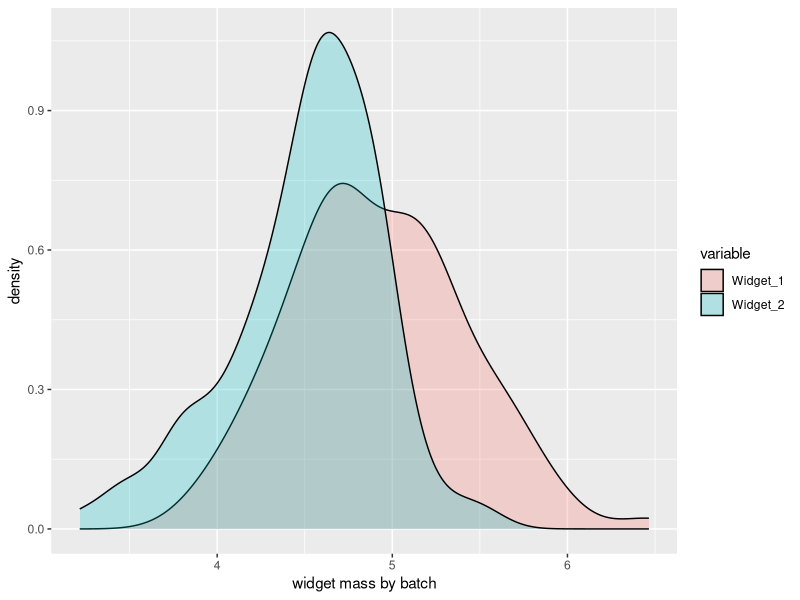
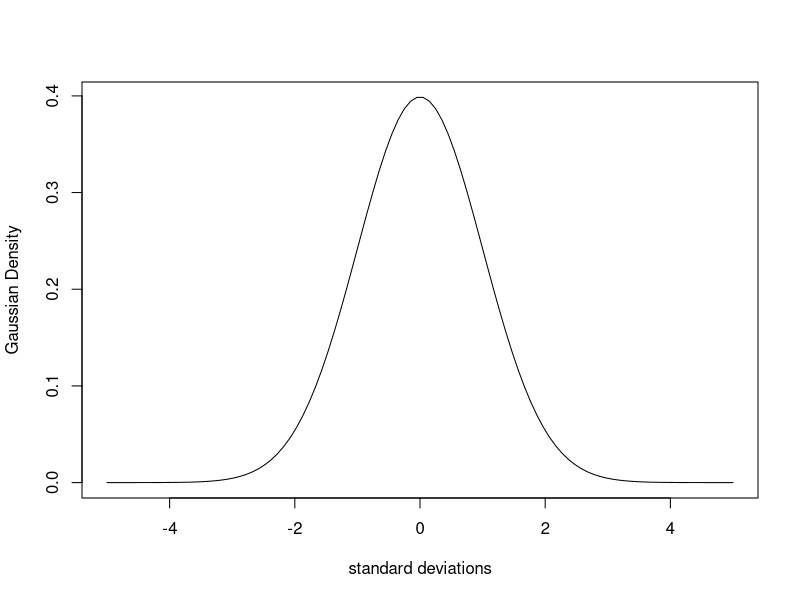
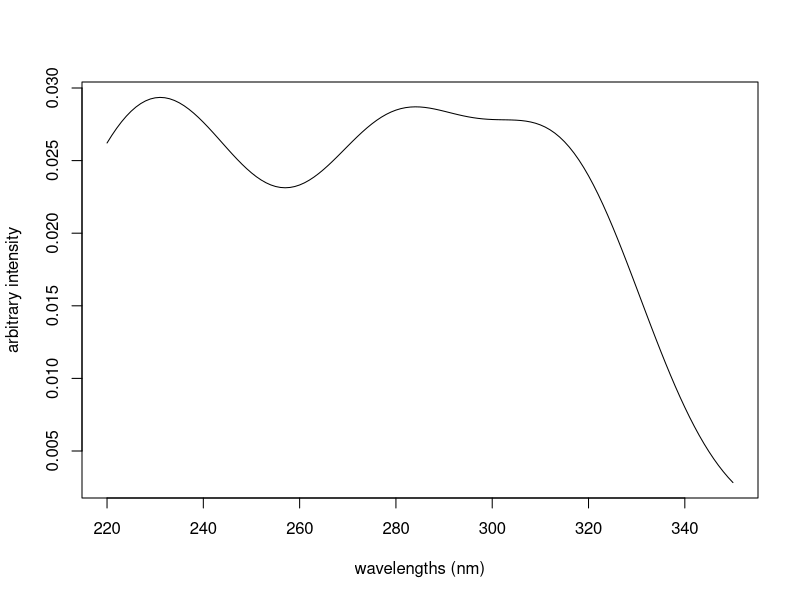
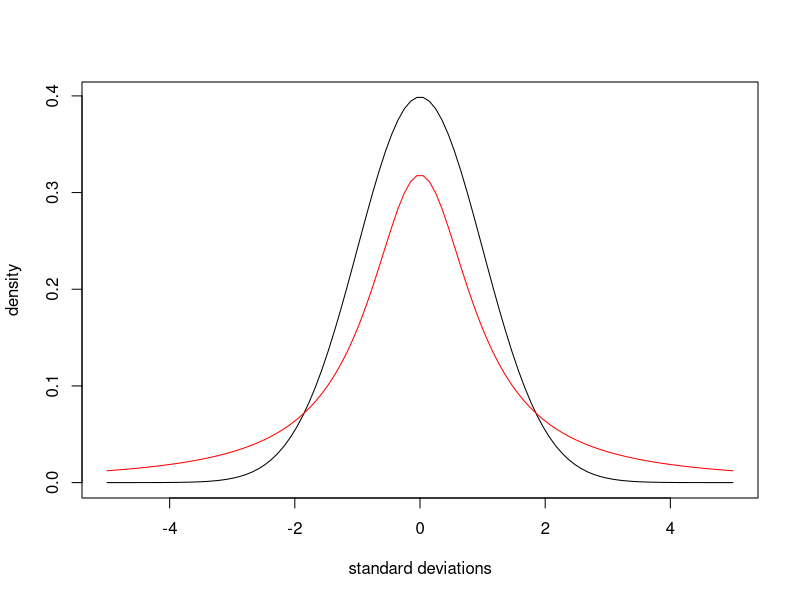
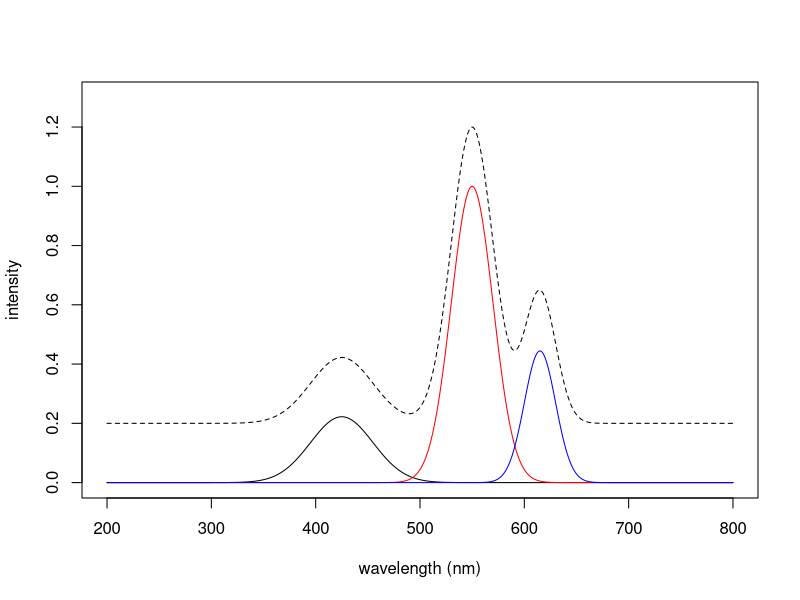
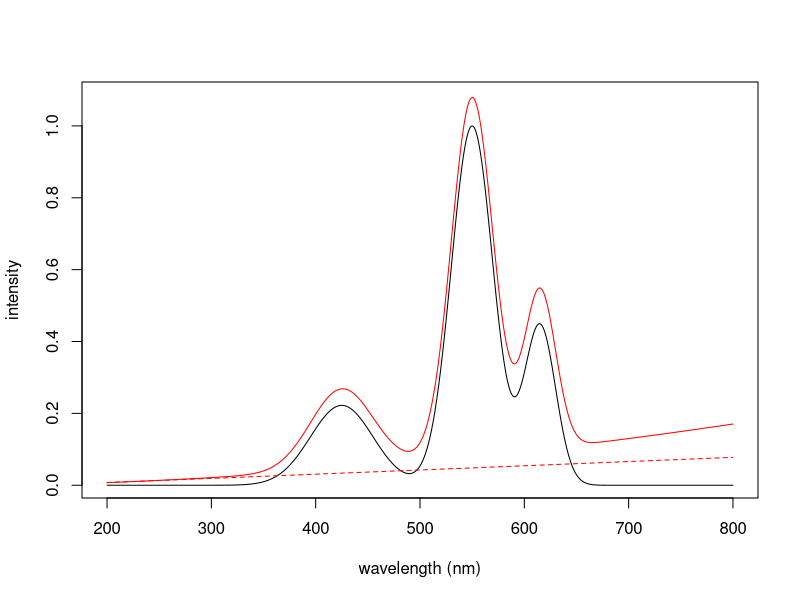
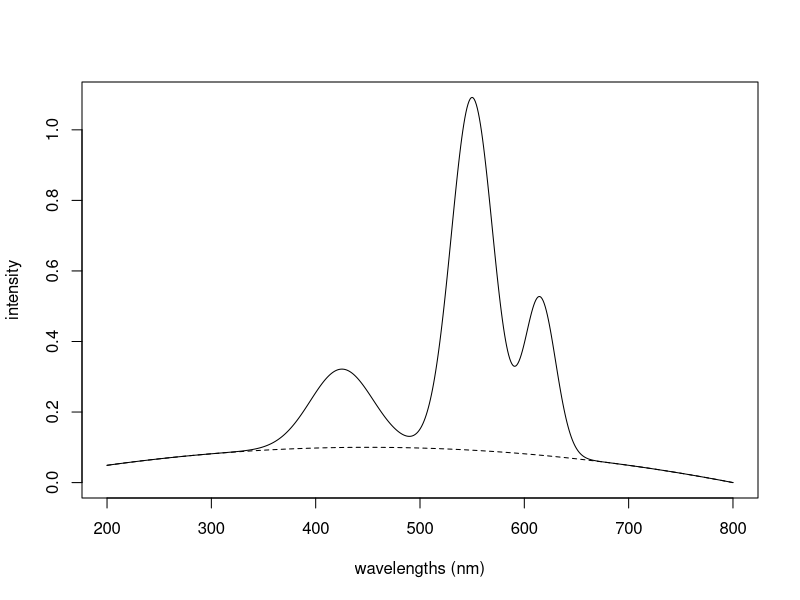

The R script that drew these images, in order:
## ---- chunk 1
rm(list = ls())
library("knitr")
library("ggplot2")
library("reshape2")
opts_knit$set(echo = TRUE)
## ---- chunk 2
rnorm(3)
## ---- chunk 3
widget_1_masses <- rnorm(100, 5.0, 0.5) # mean mass 5.0
widget_2_masses <- rnorm(100, 4.5, 0.5) # mean mass 4.5
## ---- chunk 4
DF <- data.frame(Widget_1 = widget_1_masses, Widget_2 = widget_2_masses)
DF2 <- melt(DF)
p <- ggplot(data = DF2, aes(x = value, fill = variable))
p <- p + geom_density(alpha = 0.25) + labs(x = "widget mass by batch")
plot(p)
## ---- chunk 5
std_deviations <- seq(-5, 5, length.out = 100)
Gaussian_1 <- dnorm(std_deviations)
plot(std_deviations, Gaussian_1, type = "l",
  xlab = "standard deviations", ylab = "Gaussian Density")
## ---- chunk 6
wavelengths <- seq(220, 350, by = 1.0)
Peak1 <- dnorm(wavelengths, 230, 22)
Peak2 <- dnorm(wavelengths, 280, 17)
Peak3 <- dnorm(wavelengths, 315, 17)
Peaks123 <- colSums(rbind(1.6 * Peak1, Peak2, Peak3))
plot(wavelengths, Peaks123, type = "l",
  xlab = "wavelengths (nm)", ylab = "arbitrary intensity")
## ---- chunk 7
Gaussian_1 <- dnorm(std_deviations)
Cauchy_1 <- dcauchy(std_deviations)
plot(std_deviations, Gaussian_1, type = "l",
  xlab = "standard deviations", ylab = "density")
lines(std_deviations, Cauchy_1, col = "red")
## ---- chunk 8
wavelengths <- 200:800
Spec1 <- dnorm(wavelengths, 425, 30)
Spec2 <- dnorm(wavelengths, 550, 20) * 3 # boost the area
Spec3 <- dnorm(wavelengths, 615, 15)
Spec123 <- rbind(Spec1, Spec2, Spec3)
dim(Spec123) # matrix with samples in rows
## ---- chunk 9
scale01 <- function(M) {
  # scales the range of the matrix to [0...1]
  mn <- min(M)
  M <- M - mn
  mx <- max(M)
  M <- M/mx
}
## ---- chunk 10
Spec123 <- scale01(Spec123)
plot(wavelengths, Spec123[1,], col = "black", type = "l",
  xlab = "wavelength (nm)", ylab = "intensity",
  ylim = c(0, 1.3))
lines(wavelengths, Spec123[2,], col = "red")
lines(wavelengths, Spec123[3,], col = "blue")
lines(wavelengths, colSums(Spec123) + 0.2, lty = 2)
## ---- chunk 11
vander <- function(x, order) outer(x, 0:order, `^`)
vdm <- vander(wavelengths, 2)
dim(vdm)
vdm[1:5, 1:3]
vdm <- scale(vdm, center = FALSE, scale = c(1, 50, 2000))
## ---- chunk 12
coefs <- matrix(runif(nrow(Spec123) * 3), ncol = 3)
coefs
## ---- chunk 13
offsets <- coefs %*% t(vdm)
dim(offsets) # same dimensions as Spec123 above
offsets <- scale01(offsets) * 0.1
## ---- chunk 14
FinalSpec1 <- offsets + Spec123
plot(wavelengths, colSums(FinalSpec1), type = "l", col = "red",
  xlab = "wavelength (nm)", ylab = "intensity")
lines(wavelengths, colSums(Spec123))
fit <- lm(colSums(FinalSpec1)[1:20] ~ wavelengths[1:20])
lines(wavelengths, fit$coef[2]*wavelengths + fit$coef[1],
  col = "red", lty = 2) # good ol' y = mx + b
## ---- chunk 15
hump <- -1*(15*(wavelengths - 450))^2 # piece of a parabola
hump <- scale01(hump)
FinalSpec2 <- hump * 0.1 + colSums(Spec123)
plot(wavelengths, FinalSpec2, type = "l",
  xlab = "wavelengths (nm)", ylab = "intensity")
lines(wavelengths, hump * 0.1, lty = 2) # trace the hump
